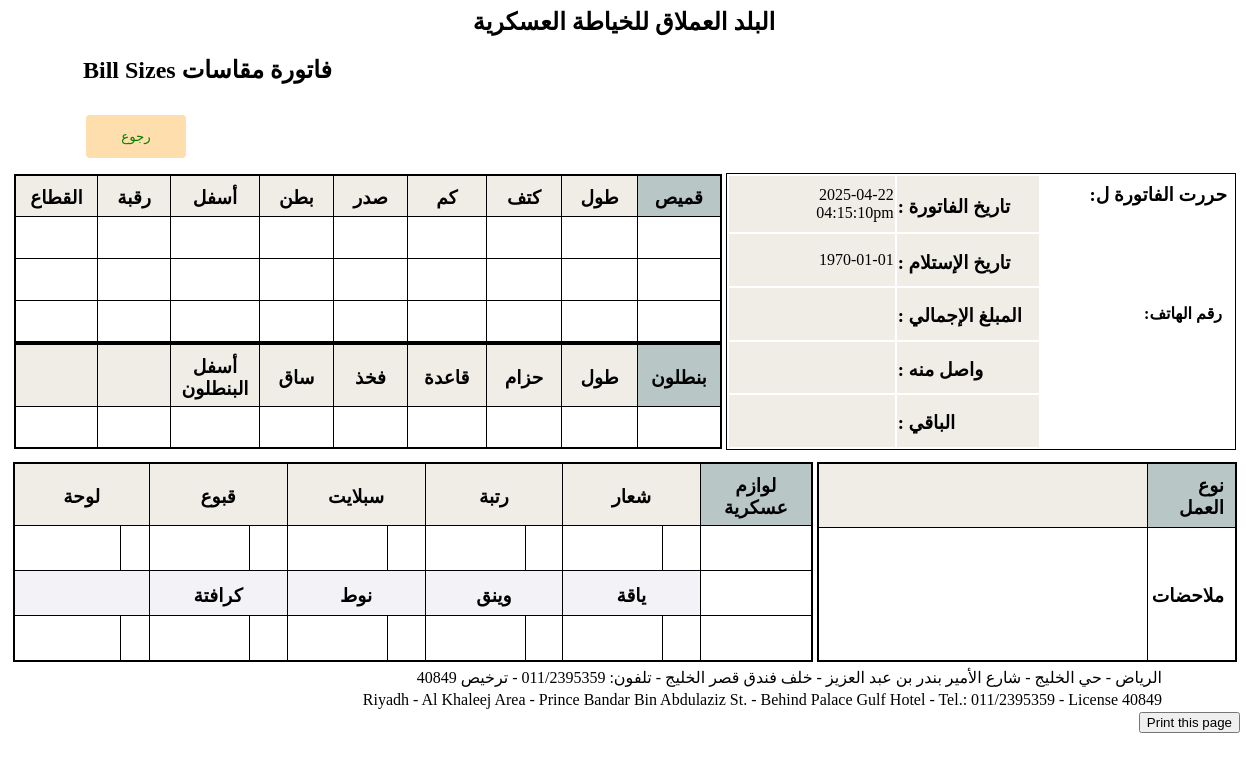
Page /makasatFindBadlah.php on the committed database.
### tables this page shows
CREATE TABLE `altermahal` (
  `alterMahal_id` int(11) NOT NULL,
  `mahalName` text NOT NULL
);

CREATE TABLE `alteraddress` (
  `address_id` int(11) NOT NULL,
  `address` text NOT NULL,
  `addressEn` text NOT NULL
);

### makasatFindBadlah.php (the view, shortened to what this page needs)
<html>
<head>
</head>
<body dir="rtl">
  <?php
$host='localhost';
$username='root';
$password='';
$db_name='gicontra_sewingFactory';
$connection= MySqli_connect($host, $username, $password)or die("cannot connect");
MySqli_select_db($connection, $db_name)or die("cannot select DB");
mysqli_query($connection, "SET NAMES 'utf8'");
mysqli_query($connection, 'SET CHARACTER SET utf8');
  $dateOfCompletion =date('Y-m-d',  strtotime($_POST['datepicker']));
 ?>
<?php
$sql = "SELECT * FROM altermahal ORDER BY alterMahal_id DESC LIMIT 0, 1";
$result = $connection->query($sql);
if ($result->num_rows >=0) {
    while($row = $result->fetch_assoc()) {
$mahalName=$row['mahalName'];
echo '<h2 style="text-align:center;">'.$mahalName.'</h2>';
}
}
else{
echo "0 results";
}
?>
<h2 style="text-align:left; margin-left:75px">فاتورة مقاسات  Bill Sizes</h2>
<?php
       echo '<div id="divToPrint" class="kames" align="left">';
echo '<table style="align:left; margin-left:75px; dir:rtl">';
echo	'<tr>';
echo		'<td width="20px"></td><td width="130px"><font color="red">';
echo		'</font></td>';
echo		'<td>';
echo		'</td>';
echo '<td><input type="button" value="رجوع" class="homebutton"
				id="btnHome" onClick=document.location.href="findBadlah.php" /></td>';
echo	'</tr>';
echo '</table>';
echo '</div>';
?>
<table style="border: 1px solid white; margin-right:0px; margin-bottom:0px; margin-left:0px;height:252px;">
<tr>
<td>
<table style="border: 1px solid black; margin-right:0px; margin-bottom:0px; margin-left:0px; height:277px;width:510px;">
<tr>
<td style="width:180px"><h3 style="margin-right:5px">
حررت الفاتورة ل:</h3>
</td>
<td style="width:130px;text-align:left;  background-color: rgb(239, 237, 230);">
<h3 style="margin-top:10px; margin-bottom:5px">
تاريخ الفاتورة :
</h3>
</td>
<td style="width:155px;  background-color: rgb(239, 237, 230)">
<?php
 echo date("Y-m-d"); ?><br>
<?php
echo  date("h:i:sa");
 ?>
</td>
</tr>
<tr>
<td>
</td>
<td style="text-align:left; background-color: rgb(239, 237, 230)">
<h3 style="margin-top:10px; margin-bottom:5px">
تاريخ الإستلام :
</h3>
</td>
<td style="background-color: rgb(239, 237, 230)">
<?php echo $dateOfCompletion; ?>
</td>
</tr>
<tr>
<td>
 <strong style="font-size: 16px;margin-right:10px">
رقم الهاتف:
</strong>
</td>
<td style="width:133px; text-align:left;  background-color: rgb(239, 237, 230)">
<h3 style="margin-top:10px; margin-bottom:5px">
المبلغ الإجمالي :
</h3>
</td>
<td style="background-color: rgb(239, 237, 230)">
</td>
</tr>
<tr>
<td>
</td>
<td style="text-align:left;  background-color: rgb(239, 237, 230)">
<h3 style="margin-top:10px; margin-bottom:5px">
واصل منه      :
</h3>
</td>
<td style="background-color: rgb(239, 237, 230)">
</td>
</tr>
<tr>
<td>
</td>
<td style="text-align:left;  background-color: rgb(239, 237, 230)">
<h3 style="margin-top:10px; margin-bottom:5px">
الباقي          :
</h3>
</td>
<td style="background-color: rgb(239, 237, 230)">
</td>
</tr>
</table>
</td>
<td>
<table id="table2" style="border: 2px solid black;border-collapse: collapse; margin-right:0px; margin-bottom:0px; height:252px;width:708px">
<tr style="background-color:rgb(239, 237, 230);height:42px">
<td style="text-align:center; width:75px; border: 1px solid black;background-color:rgb(185, 198, 198)"><h3 style="margin-top:10px; margin-bottom:5px">
قميص</h3>
</td>
<td style="width:75px; text-align:center; border: 1px solid black">
<h3 style="margin-top:10px; margin-bottom:5px">
طول
</h3>
</td>
<td style="width:75px; text-align:center; border: 1px solid black">
<h3 style="margin-top:10px; margin-bottom:5px">
 كتف
</h3>
</td>
<td style="text-align:center">
<h3 style="margin-top:10px; margin-bottom:5px">
كم</h3>
</td>
<td style="text-align:center">
<h3 style="margin-top:10px; margin-bottom:5px">
صدر
</h3>
</td>
<td style="text-align:center">
<h3 style="margin-top:10px; margin-bottom:5px">
بطن
</h3>
</td>
<td style="text-align:center">
<h3 style="margin-top:10px; margin-bottom:5px">
أسفل
</h3>
</td>
<td style="text-align:center">
<h3 style="margin-top:10px; margin-bottom:5px">
رقبة
</h3>
</td>
<td style="text-align:center">
<h3 style="margin-top:10px; margin-bottom:5px">
القطاع
</h3>
</td>
</tr>
<tr style="height:42px">
<td>
</td>
<td style="width:100px; border: 1px solid black">
</td>
<td>
</td>
<td>
</td>
<td>
</td>
<td>
</td>
<td>
</td>
<td>
</td>
<td>
</td>
</tr>
<tr style="height:42px">
<td>
</td>
<td>
</td>
<td>
</td>
<td>
</td>
<td>
</td>
<td>
</td>
<td>
</td>
<td>
</td>
<td>
</td>
</tr>
<tr style="border-bottom:3pt solid black;height:42px">
<td>
</td>
<td>
</td>
<td>
</td>
<td>
</td>
<td>
</td>
<td>
</td>
<td>
</td>
<td>
</td>
<td>
</td>
</tr>
<tr style="background-color:rgb(239, 237, 230);height:42px">
<td style="text-align:center; width:75px; border: 1px solid black;background-color:rgb(185, 198, 198)"><h3 style="margin-top:10px; margin-bottom:5px">
بنطلون</h3>
</td>
<td style="width:75px; text-align:center; border: 1px solid black">
<h3 style="margin-top:10px; margin-bottom:5px">
طول
</h3>
</td>
<td style="width:75px; text-align:center; border: 1px solid black">
<h3 style="margin-top:10px; margin-bottom:5px">
حزام
</h3>
</td>
<td style="text-align:center">
<h3 style="margin-top:10px; margin-bottom:5px">
قاعدة
</h3>
</td>
<td style="text-align:center">
<h3 style="margin-top:10px; margin-bottom:5px">
فخذ
</h3>
</td>
<td style="text-align:center">
<h3 style="margin-top:10px; margin-bottom:5px">
ساق
</h3>
</td>
<td style="text-align:center">
<h3 style="margin-top:10px; margin-bottom:5px">
أسفل البنطلون
</h3>
</td>
<td>
</td>
<td>
</td>
</tr>
<tr style="height:42px">
<td>
</td>
<td style="width:100px; border: 1px solid black">
</td>
<td>
</td>
<td>
</td>
<td>
</td>
<td>
</td>
<td>
</td>
<td>
</td>
<td>
</td>
</tr>
</table>
</td>
</tr>
</table>
<table style="margin-top:5px">
<tr>
<td>
<table id="table3" style="height:178px;border: 2px solid black; border-collapse: collapse; align:right; margin-right:0px; margin-top:0px; width:420px;">
<tr  style="background-color:rgb(239, 237, 230);height:45px">
<td style="width:85px;background-color:rgb(185, 198, 198)">
<h3 style="margin-right:10px; margin-top:10px; margin-bottom:7px">
نوع العمل
</h3>
</td>
<td>
</td>
</tr>
<tr style="height:134px">
<td>
<h3 style="margin-right:10px; margin-top:10px; margin-bottom:7px">
 ملاحضات
</h3>
</td>
<td>
</td>
</tr>
</table>
</td>
<td>
<table id="table2" style="height:180px;border: 2px solid black;border-collapse: collapse; margin-right:0px; margin-top:0px; width:800px">
<tr style="background-color:rgb(239, 237, 230);height:45px">
<td style="text-align:center; width:110px; border: 1px solid black;background-color:rgb(185, 198, 198)"><h3 style="margin-top:10px; margin-bottom:5px">
لوازم عسكرية</h3>
</td>
<td style="width:75px; text-align:center; border: 1px solid black;" colspan="2">
<h3 style="margin-top:10px; margin-bottom:5px">
شعار
</h3>
</td>
<td style="width:75px; text-align:center; border: 1px solid black;" colspan="2">
<h3 style="margin-top:10px; margin-bottom:5px">
رتبة
</h3>
</td>
<td style="text-align:center;" colspan="2">
<h3 style="margin-top:10px; margin-bottom:5px">
سبلايت
</h3>
</td>
<td style="text-align:center;" colspan="2">
<h3 style="margin-top:10px; margin-bottom:5px">
قبوع
</h3>
</td>
<td style="width:135;text-align:center;" colspan="2">
<h3 style="margin-top:10px; margin-bottom:5px">
لوحة
</h3>
</td>
</tr>
<tr style="height:45px">
<td>
</td>
<td style="width:35px; border: 1px solid black">
</td>
<td style="width:100px; border: 1px solid black">
<td style="width:35px; border: 1px solid black">
</td>
<td>
</td>
<td style="width:35px; border: 1px solid black">
</td>
<td>
</td>
<td style="width:35px; border: 1px solid black">
</td>
<td>
</td>
<td style="width:25px; border: 1px solid black">
</td>
<td style="width:100px; border: 1px solid black">
</td>
</tr>
<tr style="background-color:rgb(243, 243, 247);height:45px">
<td style="background-color:rgb(255,255,255)">
</td>
<td style="text-align:center;" colspan="2">
<h3 style="margin-top:10px; margin-bottom:5px">
ياقة
</h3>
</td>
<td style="text-align:center;" colspan="2">
<h3 style="margin-top:10px; margin-bottom:5px">
وينق
</h3>
</td>
<td style="text-align:center;" colspan="2">
<h3 style="margin-top:10px; margin-bottom:5px">
نوط
</h3>
</td>
<td style="text-align:center;" colspan="2">
<h3 style="margin-top:10px; margin-bottom:5px">
كرافتة
</h3>
</td>
<td colspan="2">
</td>
</tr>
<tr style="height:45px">
<td>
</td>
<td style="width:35px; border: 1px solid black">
</td>
<td>
</td>
<td style="width:35px; border: 1px solid black">
</td>
<td>
</td>
<td style="width:35px; border: 1px solid black">
</td>
<td>
</td>
<td style="width:35px; border: 1px solid black">
</td>
<td>
</td>
<td style="width:25px; border: 1px solid black">
</td>
<td style="width:100px; border: 1px solid black">
</td>
</tr>
</table>
</td>
</tr>
</table>
<table style="margin-right:75px;">
<tr>
<td>
<?php
$sql = "SELECT * FROM alteraddress ORDER BY address_id DESC LIMIT 0, 1";
$result = $connection->query($sql);
if ($result->num_rows >=0) {
    while($row = $result->fetch_assoc()) {
$address=$row['address'];
echo $address;
}
}
else{
echo "0 results";
}
?>
</td>
</tr>
<tr>
<td>
<?php
$sql = "SELECT * FROM alteraddress ORDER BY address_id DESC LIMIT 0, 1";
$result = $connection->query($sql);
if ($result->num_rows >=0) {
    while($row = $result->fetch_assoc()) {
$addressEn=$row['addressEn'];
echo $addressEn;
}
}
else{
echo "0 results";
}
?>
</td>
</tr>
</table>
<button onclick="myFunction()">Print this page</button>
</body>
</html>

### makasatFindBadlah.php (style rules this page uses)
table#table2 td { border: 1px solid black; width:100px }
table#table3 td { border: 1px solid black; }
input[type=button] { width: 100px; background-color: #FFDEAD; color: green; padding: 14px 20px; margin: 8px 0; border: none; border-radius: 4px; cursor: pointer; }

### rows in the picture
altermahal: mahalName "البلد العملاق للخياطة العسكرية"
alteraddress: address "الرياض - حي الخليج - شارع الأمير بندر بن عبد العزيز - خلف فندق قصر الخليج - تلفون: 011/2395359 - ترخيص 40849", addressEn "Riyadh - Al Khaleej Area - Prince Bandar Bin Abdulaziz St. - Behind Palace Gulf Hotel - Tel.: 011/2395359 - License 40849"

### other values in the picture
$dateOfCompletion "1970-01-01"
